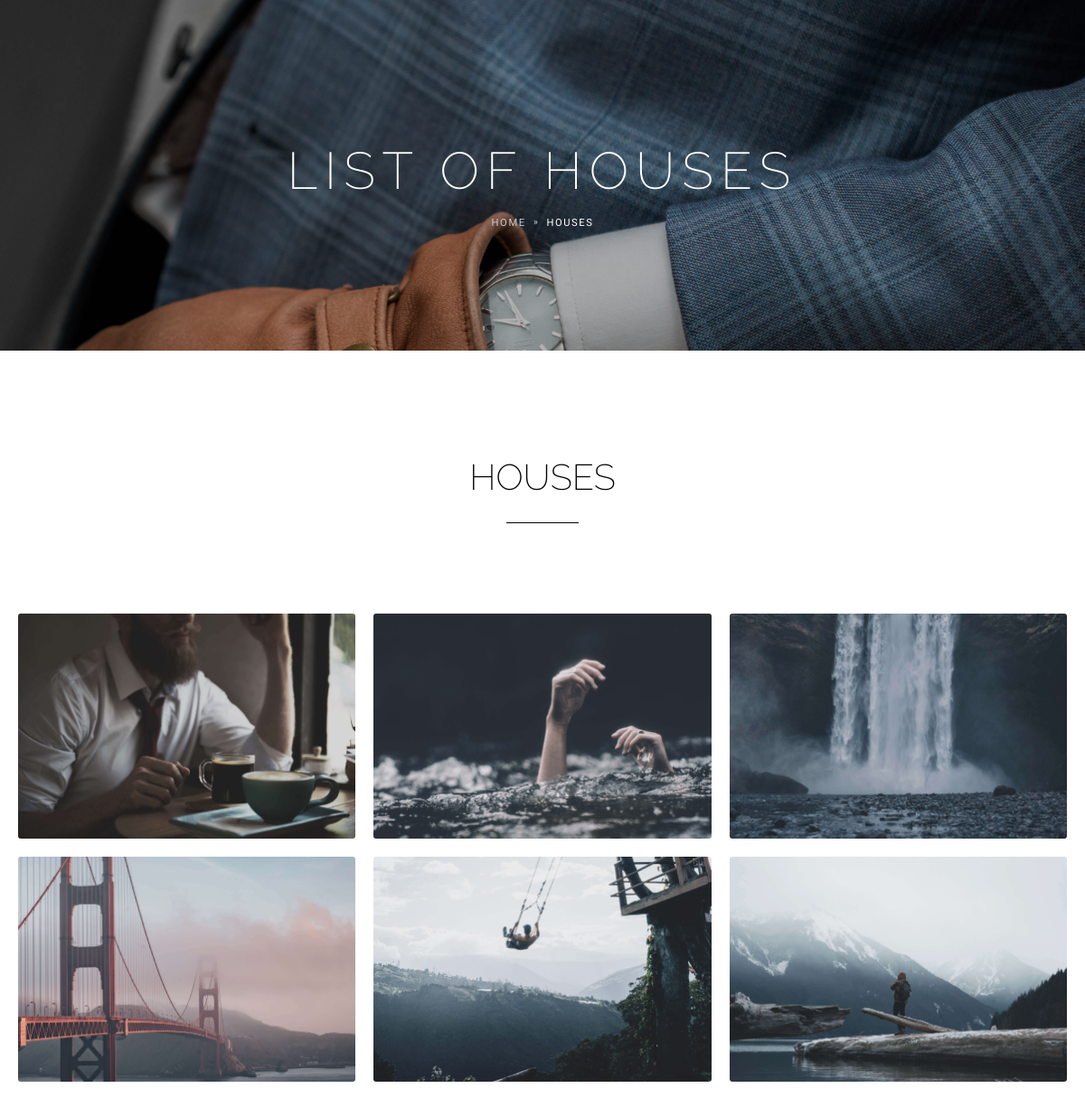
Screenshot of /houses/ with the database file from the repository.
### houses/models.py (models this page shows, shortened)
class Houses(models.Model):
    title = models.CharField(max_length=300)
    slug = models.SlugField(max_length=200, unique=True)
    position = models.IntegerField(null=True)
    image = models.ImageField(upload_to='houses')
    description = HTMLField()
    keywords = models.CharField(max_length=300, null=True)
    seo_description = models.TextField(null=True)

### houses/views.py (the view)
# urls.py: path('houses/', views.HousesListView.as_view(), name="list_view"),
class HousesListView(ListView):
    model = models.Houses
    queryset = models.Houses.objects.all()
    template_name = 'houses_list.html'
    context_object_name = 'houses'

### houses/templates/houses_list.html (shortened to what this page needs)
{% extends 'base/main_base.html' %}
{% load thumbnail %}
{% load static %}
{% block content %}
<section class="text-center overflow-hidden py-0" data-zanim-timeline="{}" data-zanim-trigger="scroll">
    <div class="bg-holder overlay  parallax" style="background-image:url({% static 'img/header-9.jpg' %});">
    </div>
    <div class="container-fluid">
      <div class="header-overlay"></div>
      <div class="position-relative pt-10 pb-8">
        <div class="header-text">
          <div class="overflow-hidden">
            <h1 class="display-3 fs-7 text-white fw-lighter ls-2" data-zanim-xs='{"duration":2,"delay":0}'>List of Houses</h1>
          </div>
          <div class="overflow-hidden">
            <div class="d-flex justify-content-center" data-zanim-xs='{"duration":2,"delay":0.1}'>
              <nav aria-label="breadcrumb">
                <ol class="breadcrumb text-uppercase ls-2">
                  <li class="breadcrumb-item"><a class="text-400 hover-color-white" href="{% url "page:home" %}">Home</a></li>
                  <li class="breadcrumb-item active" aria-current="page">Houses</li>
                </ol>
              </nav>
            </div>
          </div>
        </div>
      </div>
    </div>
  </section>
<section class="text-center pb-3 mb-4" id="portfolio">
    <div class="container-fluid">
      <div class="row justify-content-center" data-zanim-timeline="{}">
        <div class="col-12 mb-4">
          <div class="overflow-hidden">
            <h2 class="fs-md-5 mb-2" data-zanim-xs="{&quot;duration&quot;:1.5,&quot;delay&quot;:0}" style="transform: translate(0px, 0px); opacity: 1;">Houses</h2>
          </div>
          <div class="overflow-hidden">
            <hr class="hr-short bg-black opacity-100" data-zanim-xs="{&quot;duration&quot;:1.5,&quot;delay&quot;:0.2}" style="transform: translate(0px, 0px); opacity: 1;">
          </div>
        </div>
      </div>
      <div class="row g-3 mt-3" data-rp-isotope="{&quot;layoutMode&quot;:&quot;packery&quot;}" style="position: relative; height: 1085.39px;">
        {% for house in houses %}
        <div class="col-sm-6 col-lg-4 px-2 isotope-item photography" data-zanim-xs='{"delay":0.3}'>
            <div class="hoverdir-item my-0" data-zanim-xs='{"duration":1.5,"animation":"zoom-in","delay":0}'>
              <div class="hoverdir-item-content">
                <a class="d-block" href="{% url "houses:detail_view" house.slug %}">
                    {% thumbnail house.image "608x406" crop="center" as im %}
                    <img class="img-fluid rounded" src="{{ im.url }}" width="{{ im.width }}" height="{{ im.height }}" alt="{{ house.title }}">
                    {% endthumbnail %}
                </a></div>
            </div>
        </div>
        {% endfor %}
      </div>
    </div>
  </section>
{% endblock content %}

### rows the page displays
Houses: shows a picture
Houses: shows a picture
Houses: shows a picture
Houses: shows a picture
Houses: shows a picture
Houses: shows a picture
